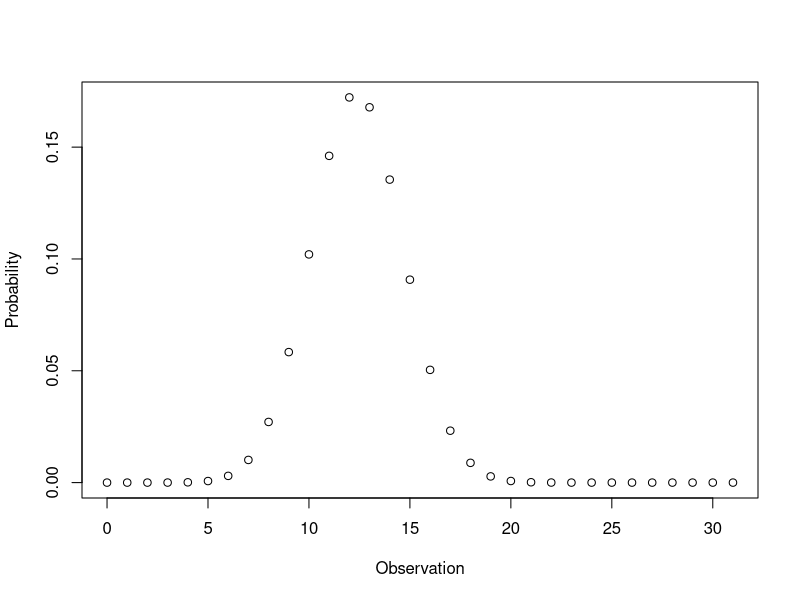

Here is the R script that generated this plot:
N=100 #sample size
p1=0.4 #freq 1 (the proportion of cases)
p2=0.7 #freq 2 (the proportion of high-risk genotypes)

d1=rbinom(N, 1, p1) #simulate case-control
d2=rbinom(N, 1, p2) #simulate risk-cells
x=table(d1, d2) #contigency table

#as defined in wiki
a=x[1,1]
b=x[1,2]
c=x[2,1]
d=x[2,2]

ab=a+b
cd=c+d
ac=a+c
bd=b+d
n=sum(x)

num=log10(factorial(ab))+log10(factorial(cd))+log10(factorial(ac))+log10(factorial(bd))
dem=log10(factorial(a))+log10(factorial(b))+log10(factorial(c)) +log10(factorial(d)) +log10(factorial(n))
pobs=num-dem

#rearrange the contigency table 
if(ab > cd)
{
  tt=ab
  ab=cd
  cd=tt
}
if(ac > bd)
{
  tt=ac
  ac=bd
  bd=tt
}

Ptable=matrix(0:min(ab, ac), nrow=min(ab, ac)+1, ncol=2) #full probability table
pv=0 #pvalue
for(i in 0:min(ab, ac))
{
  a=i
  b=ab-a
  c=ac-a
  d=bd-b
  num=log10(factorial(ab)) +log10(factorial(cd)) +log10(factorial(ac)) + log10(factorial(bd))
  dem=log10(factorial(a)) +log10(factorial(b)) +log10(factorial(c)) + log10(factorial(d)) + log10(factorial(n))
  p=num-dem
  Ptable[i+1,2]=10^p

  if(10^p <= 10^pobs)
  {
    pv=pv+10^p
  }
}
plot(Ptable[,1], Ptable[,2], xlab="Observation", ylab="Probability")
print(paste("Pvalue is: ", pv))

fisher.test(x)
